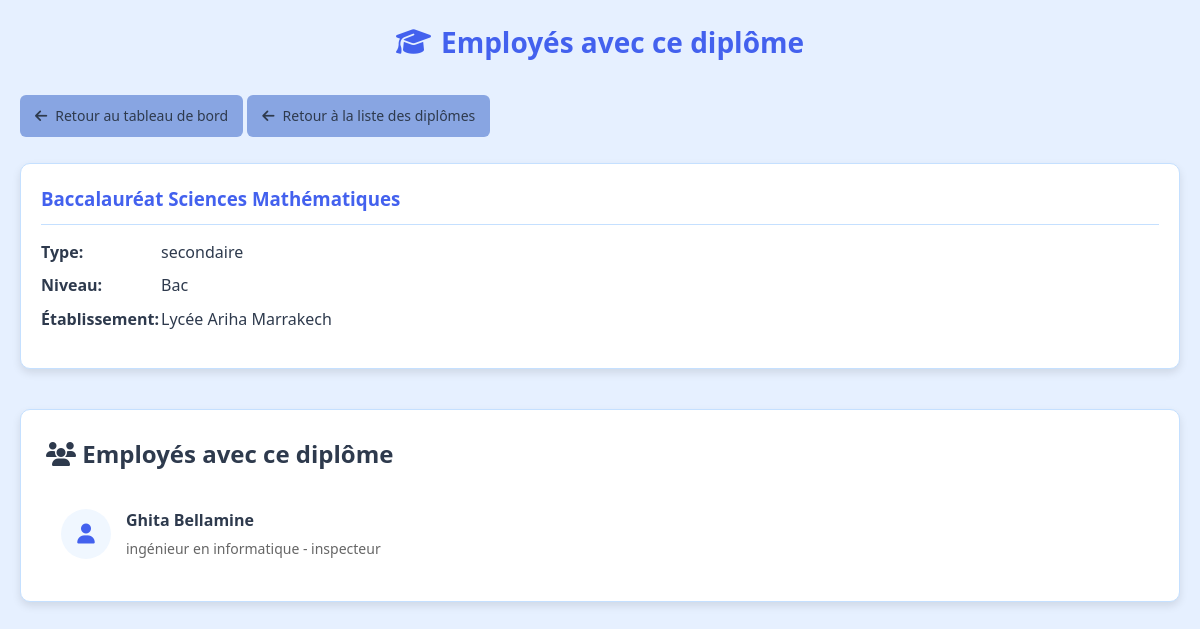
The page /stage/diplomes.php?view_employees=true&id=12 on the database its author committed.
### tables this page shows
CREATE TABLE `diplome` (
  `id` int(11) NOT NULL,
  `Lib` varchar(56) DEFAULT NULL,
  `niveau` varchar(20) DEFAULT NULL,
  `etablissement` varchar(56) DEFAULT NULL,
  `annee` date DEFAULT NULL,
  `type` varchar(20) DEFAULT NULL,
  `PPR` int(11) DEFAULT NULL
);

CREATE TABLE `utilisateurs` (
  `PPR` int(11) NOT NULL,
  `Cin` varchar(25) NOT NULL,
  `prenom` varchar(25) NOT NULL,
  `nom` varchar(25) NOT NULL,
  `d_naiss` date NOT NULL,
  `d_recrutement` date NOT NULL,
  `sit_familliale` varchar(25) NOT NULL,
  `genre` varchar(25) NOT NULL,
  `role` varchar(25) NOT NULL DEFAULT 'user',
  `email` varchar(50) DEFAULT NULL,
  `password` varchar(255) NOT NULL,
  `fonction` varchar(25) NOT NULL,
  `grade` varchar(25) NOT NULL,
  `img` longblob NOT NULL,
  `mime_type` int(50) DEFAULT NULL,
  `img_profile` longblob NOT NULL,
  `mime_type2` varchar(50) NOT NULL
);

### stage/diplomes.php (the view, shortened to what this page needs)
<?php
$db = Database::getInstance()->getConnection();
$view_employees = isset($_GET['view_employees']);
$current_diplome_id = $_GET['id'] ?? null;
$current_diplome = null;
$employees = [];
if ($view_employees && $current_diplome_id) {
    $stmt = $db->prepare("SELECT * FROM diplome WHERE id = ?");
    $stmt->execute([$current_diplome_id]);
    $current_diplome = $stmt->fetch(PDO::FETCH_ASSOC);
    $stmt = $db->prepare("
        SELECT u.*
        FROM utilisateurs u
        JOIN diplome d ON u.PPR = d.PPR
        WHERE d.id = ?
        ORDER BY u.nom, u.prenom
    ");
    $stmt->execute([$current_diplome_id]);
    $employees = $stmt->fetchAll(PDO::FETCH_ASSOC);
}
?>
<!DOCTYPE html>
<html lang="fr">
<head>
    <link href="https://cdnjs.cloudflare.com/ajax/libs/font-awesome/6.4.0/css/all.min.css" rel="stylesheet">
</head>
<body>
    <div class="container">
        <h1>
            <i class="fas fa-graduation-cap"></i>
            <?= $view_employees ? "Employés avec ce diplôme" : "Gestion des Diplômes" ?>
        </h1>
        <a href="dash.php" class="btn btn-secondary">
            <i class="fas fa-arrow-left"></i> Retour au tableau de bord
        </a>
        <?php if ($view_employees && $current_diplome): ?>
            <a href="?" class="btn btn-secondary">
                <i class="fas fa-arrow-left"></i> Retour à la liste des diplômes
            </a>
            <br><br>
            <div class="diplome-card">
                <h3><?= htmlspecialchars($current_diplome['Lib']) ?></h3>
                <div class="diplome-info">
                    <p><strong>Type:</strong> <?= htmlspecialchars($current_diplome['type']) ?></p>
                    <p><strong>Niveau:</strong> <?= htmlspecialchars($current_diplome['niveau']) ?></p>
                    <p><strong>Établissement:</strong> <?= htmlspecialchars($current_diplome['etablissement']) ?></p>
                </div>
            </div>
            <div class="employees-section">
                <h2><i class="fas fa-users"></i> Employés avec ce diplôme</h2>
                <?php if (count($employees) > 0): ?>
                    <div class="employees-list">
                        <?php foreach ($employees as $employee): ?>
                            <div class="employee-card">
                                <div class="employee-photo">
                                    <?php if (!empty($employee['img_profile'])): ?>
                                        <img alt="Photo de profil">
                                    <?php else: ?>
                                        <i class="fas fa-user"></i>
                                    <?php endif; ?>
                                </div>
                                <div class="employee-info">
                                    <div class="employee-name">
                                        <?= htmlspecialchars($employee['prenom']) ?> <?= htmlspecialchars($employee['nom']) ?>
                                    </div>
                                    <div class="employee-position">
                                        <?= htmlspecialchars($employee['fonction']) ?> - <?= htmlspecialchars($employee['grade']) ?>
                                    </div>
                                </div>
                            </div>
                        <?php endforeach; ?>
                    </div>
                <?php else: ?>
                    <div class="no-employees">
                        <i class="fas fa-info-circle"></i> Aucun employé trouvé avec ce diplôme
                    </div>
                <?php endif; ?>
            </div>
        <?php endif; ?>
    </div>
</body>
</html>

### stage/diplomes.php (style rules this page uses)
:root { --primary-blue: #4361ee; --secondary-blue: #88a5e2ff; --light-bg: #f0f7ff; --table-bg: #ffffff; --text-dark: #2e3a4d; --text-light: #ffffff; --border-color: #c5e0ff; --error-color: #e74c3c; --success-color: #2ecc71; }
* { box-sizing: border-box; margin: 0; padding: 0; font-family: 'Segoe UI', Tahoma, Geneva, Verdana, sans-serif; }
body { background-color: #e6f0ff; color: var(--text-dark); line-height: 1.6; padding: 20px; }
.container { max-width: 1200px; margin: 0 auto; }
h1 { color: var(--primary-blue); margin-bottom: 30px; text-align: center; font-size: 28px; display: flex; align-items: center; justify-content: center; gap: 10px; }
.diplome-card { background-color: var(--table-bg); border-radius: 10px; box-shadow: 0 4px 8px rgba(0, 0, 0, 0.1); padding: 20px; border: 1px solid var(--border-color); transition: transform 0.3s ease, box-shadow 0.3s ease; }
.diplome-card h3 { color: var(--primary-blue); margin-bottom: 15px; border-bottom: 1px solid var(--border-color); padding-bottom: 10px; }
.diplome-info { margin-bottom: 15px; }
.diplome-info p { margin-bottom: 8px; display: flex; }
.diplome-info strong { min-width: 120px; display: inline-block; }
.btn { display: inline-flex; align-items: center; gap: 8px; padding: 10px 15px; border-radius: 6px; font-size: 14px; font-weight: 500; cursor: pointer; transition: all 0.3s ease; text-decoration: none; border: none; }
.btn-secondary { background-color: var(--secondary-blue); color: var(--text-dark); }
.employees-section { margin-top: 40px; background-color: var(--table-bg); border-radius: 10px; box-shadow: 0 4px 8px rgba(0, 0, 0, 0.1); padding: 25px; border: 1px solid var(--border-color); }
.employees-list { margin-top: 20px; }
.employee-card { display: flex; align-items: center; padding: 15px; border-bottom: 1px solid var(--border-color); }
.employee-card:last-child { border-bottom: none; }
.employee-photo { width: 50px; height: 50px; border-radius: 50%; background-color: var(--light-bg); display: flex; align-items: center; justify-content: center; margin-right: 15px; overflow: hidden; }
.employee-photo i { font-size: 20px; color: var(--primary-blue); }
.employee-info { flex: 1; }
.employee-name { font-weight: 600; margin-bottom: 5px; }
.employee-position { color: #666; font-size: 14px; }

### rows shown on the page
diplome: Lib "Baccalauréat Sciences Mathématiques", type "secondaire", niveau "Bac", etablissement "Lycée Ariha Marrakech"
utilisateurs: prenom "Ghita", nom "Bellamine", fonction "ingénieur en informatique", grade "inspecteur"
